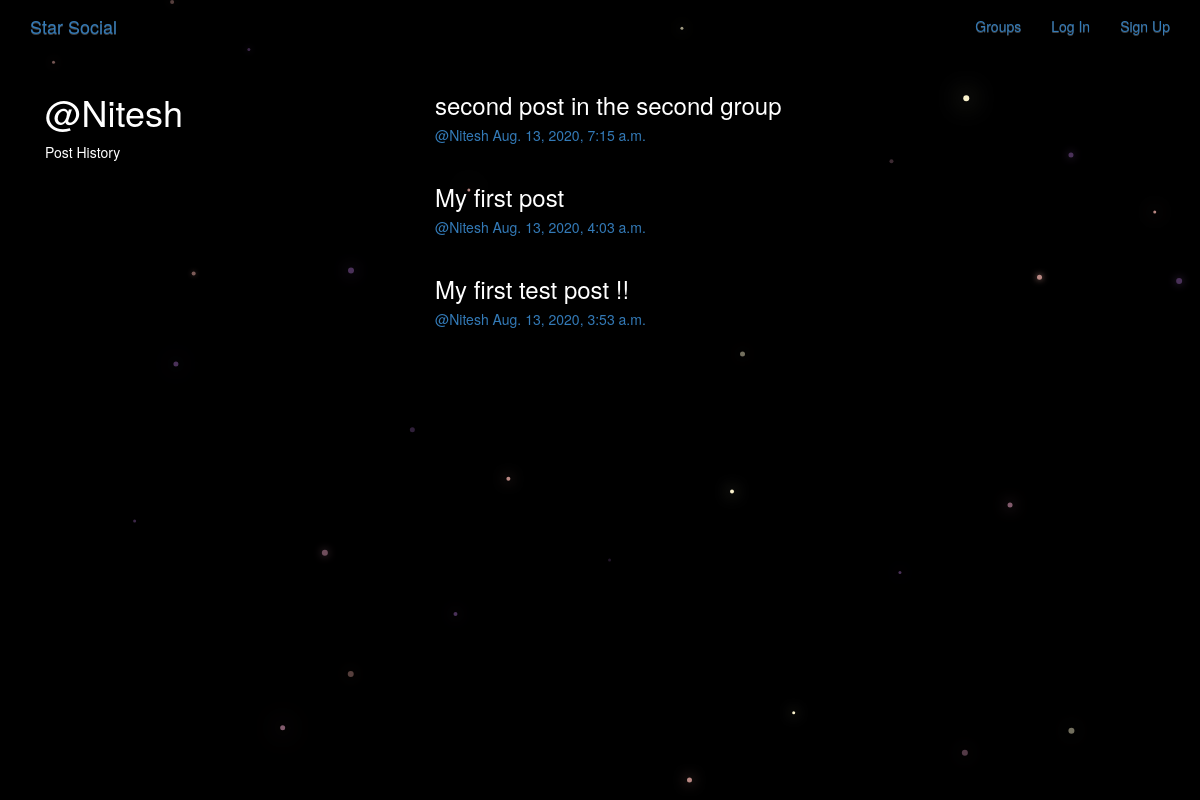
The page /posts/by/Nitesh/ on the database its author committed.
### posts/models.py (models this page shows, shortened)
class Post(models.Model):
    user = models.ForeignKey(User,related_name = 'posts',on_delete = models.CASCADE)
    created_at = models.DateTimeField(auto_now=True)
    message = models.TextField()
    message_html = models.TextField(editable=False)
    group = models.ForeignKey(Group,related_name='posts', null = True, blank=True,on_delete = models.CASCADE)
    class Meta:
        ordering = ['-created_at']
        unique_together = ['user','message']  #every message is linked to the user

### posts/views.py (the view)
# urls.py: re_path('by/(?P<username>[-\w]+)/',views.UserPosts.as_view(),name="for_user"),
class UserPosts(generic.ListView):
    model = models.Post
    template_name = 'posts/user_post_list.html'
    def get_queryset(self):
        try:
            self.post_user = User.objects.prefetch_related('posts').get(username__iexact = self.kwargs.get('username'))
        except User.DoesNotExist:
            raise Http404
        else:
            return self.post_user.posts.all()
    def get_context_data(self,**kwargs):
        context = super().get_context_data(**kwargs)
        context['post_user'] = self.post_user
        return context

### posts/templates/posts/user_post_list.html
{% extends "posts/post_base.html" %}
{% block pre_post %}
<div class="col-md-4">
  <h1>@{{post_user.username}}</h1>
  	<p>Post History</p>
</div>
{% endblock %}
{% block post_content  %}
<div class="col-md-8">
  {% for post in post_list  %}
    {% include "posts/_post.html" %}
  {% endfor %}
</div>
{% endblock %}

### posts/templates/posts/_post.html (shortened to what this page needs)
<div class="post media">
  <h3>{{post.message_html|safe}}</h3>
  <div class="media-body">
    <h5 class="media-heading">
    <span class="username">
      <a href="{% url 'posts:for_user' username=post.user.username %}">@{{post.user.username}}</a>
    </span>
    <time class="time">
      <a href="{% url 'posts:single' username=post.user.username pk=post.pk %}">
        {{post.created_at}}
      </a>
    </time>
    </h5>
  </div>
</div>

### static/simplesocial/css/master.css (style rules this page uses)
body { margin: 0; overflow: hidden; background-color: black; color:white; }

### rows shown on the page
Post: message_html "second post in the second group", user.username "Nitesh", created_at "Aug. 13, 2020, 7:15 a.m."
Post: message_html "My first post", user.username "Nitesh", created_at "Aug. 13, 2020, 4:03 a.m."
Post: message_html "My first test post !!", user.username "Nitesh", created_at "Aug. 13, 2020, 3:53 a.m."

### other values the page prints
{{ post_user.username }} "Nitesh"
